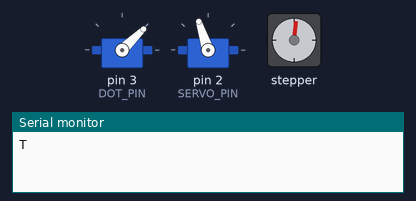
The sketch below on a simulated Arduino Uno, built with avr-gcc and run on an emulated ATmega328P. Shown: 2 × servo, stepper motor, the last lines printed to the serial monitor. Stepper angles assume 512 steps per turn.

Above: at 0.25 s.
At 5.22 s:
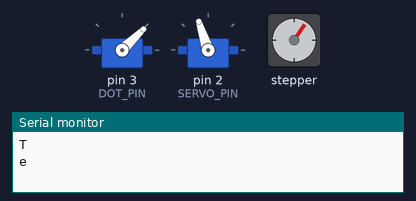
At 13.02 s:
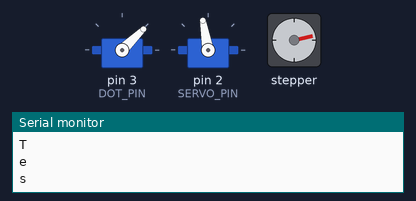
At 19.91 s:
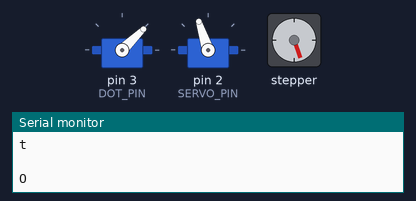
At 26.3 s:
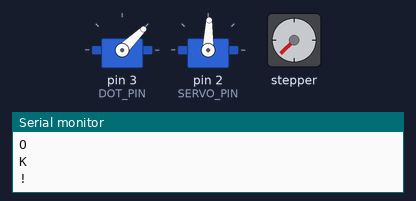
At 37.91 s:
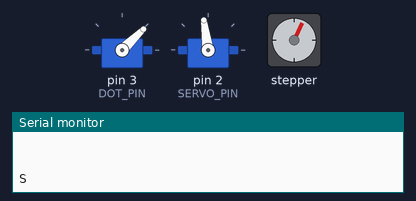
Timing chart, 0 to 40.0 s (numbered marks = the images above):
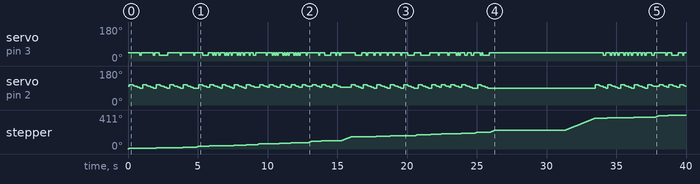

Measured:
- by itself, servo on pin 3 (DOT_PIN): 44° → 31° at 0.85 s, → 44° 0.09 s later, → 31° 0.87 s later, → 44° 0.09 s later, … (126 changes in this stretch)
- by itself, servo on pin 2 (SERVO_PIN): 100° → 108° at 0.11 s, → 103° 0.28 s later, → 100° 0.09 s later, → 98° 0.09 s later, … (242 changes in this stretch)

The sketch:

telegraph.ino
```cpp
//淘宝『有名称的店铺』https://somebodys.taobao.com/
//更新日期 2018/09/07
//Mini Telegraph 电报机 写字程序
//本程序对应商品 https://item.taobao.com/item.htm?spm=a1z10.1-c.w4004-1266050943.20.5eaf3c6eT6FuhE&id=576633734176

//部分系统有不不能正常安装驱动的情况，可以手工安装驱动（CH340 CH341都可以适用）。
//WIN驱动下载链接： https://sparks.gogo.co.nz/assets/_site_/downloads/CH34x_Install_Windows_v3_4.zip
//其他系统请到  https://sparks.gogo.co.nz/ch340.html  （CH34X驱动大全或自行搜索）
//注意，x64的win7系统或者是ghost的系统可能会无法安装驱动。

#include <SoftwareSerial.h>  //蓝牙串口库 没有蓝牙模块也可以通过PC串口传输文字
#include <Servo.h>        //舵机库
#include <Stepper_28BYJ_48.h> //步进电机库文件
//如果没有该lib请按Ctrl+Shift+I 从 库管理器中搜索 Stepper_28BYJ_48，并安装
//上面报错，请观看视频教程 2分30秒起 https://www.bilibili.com/video/BV1ff4y1975o

#include "chars.h"         //点阵字符库

#define SERVO_PIN 2   //写字舵机接口号
#define DOT_PIN   3   //打点舵机接口号


#define DOT_UP_DELAY 80    //打点等待时间
#define DOT_DOWN_DELAY 80   //打点等待时间   //要符合舵机动作幅度的时间，延时过小会导致无法打到

#define DOT_UP 860     //打点舵机提升到的位置，让笔刚好贴到纸上，不能抬的幅度过高
#define DOT_DOWN 999   //下降后的位置
//
#define SERVO_MIN 80   //写字舵机的字顶部位置
#define SERVO_MAX 120   //底部位置

#define SERVO_STEPS 16  //字符的高度，数值越小，字符越大，建议范围（10~30）
#define LINE_TAB 7     //字符的基线位置，过大会超出纸的高度

#define PAPER_STEP 5     //电机走纸幅度，数值越大，字符越扁

#define SERVO_STEP (SERVO_MAX - SERVO_MIN) / SERVO_STEPS

#define SERVO_DELAY SERVO_STEP*5


Servo servo_arm;          //写字舵机
Servo servo_dot;          //打点舵机
Stepper_28BYJ_48 stepper(4,5,6,7);  // 步进电机   in1~4端口 4 5 6 7

SoftwareSerial Bluetooth(0, 1);   // 初始化蓝牙 [RX, TX]    不同型号主板 端口号不同，uno 是 0,1  10,11 都可以

void setup() {
  Bluetooth.begin(9600);
  Serial.begin(9600); //调试代码
   pinMode(DOT_PIN, OUTPUT);
   pinMode(SERVO_PIN, OUTPUT);

  servo_dot.attach(DOT_PIN);
  servo_dot.write(DOT_DOWN);

  servo_arm.attach(SERVO_PIN);
  servo_arm.write((SERVO_MIN + SERVO_MAX) / 2);


  printString("Test OK!");   //测试写一些内容
  delay(5000);

  printString("     Stay hungry, Stay foolish   ");
  delay(2000);
}


int pos = 0;

void dot(int m)  //打一个点
{
  if(m) {
    pos = 1;
    servo_dot.write(DOT_UP);
    delay(DOT_UP_DELAY);
  } else {
    pos = 0;
    servo_dot.write(DOT_DOWN);
    delay(DOT_DOWN_DELAY);
  }
}


void printLine(int b) //画一连续的线
{
  servo_arm.write(SERVO_MAX - (LINE_TAB-2)*SERVO_STEP);
  if(b != 0)
  {
    servo_arm.write(SERVO_MAX - (LINE_TAB-2)*SERVO_STEP);
    delay(SERVO_DELAY*20);
    for (int j = 0; b != 0; j++)
    {
      dot(b&1);
      b >>= 1;
      servo_arm.write(SERVO_MAX - (LINE_TAB+j)*SERVO_STEP);
      delay(SERVO_DELAY);
      }
    dot(0);
  }

  stepper.step(PAPER_STEP); //走纸幅度 可调节，数值越大，字符越扁
}


void printChar(char c)  //打印某一字符
{

int n = 0;
  Serial.println(c);
  for (int i = 0; i < 8; i++)
  {
    if(chars[c][i] != 0)
    {
      printLine(chars[c][i]);
      n++;
    }
    else stepper.step(PAPER_STEP); //走纸幅度 可调节，数值越大，字符越扁
  }
}


void printString(char* str)   //打印一字符串
{
  while(*str != '\0') {
    printChar(*str);
    str+=1;
  }
}

int n;
void loop()
{
  Serial.println(Serial.available());   //等待串口状态，串口一次传递最多64个字符
  if(Bluetooth.available() > 0) {
    servo_dot.attach(DOT_PIN);
    servo_dot.write(DOT_DOWN);
    servo_arm.attach(SERVO_PIN);
    while(Bluetooth.available() > 0) {    //写串口接收到的字符。
      n =  Bluetooth.read();
      if(n >= 31) printChar((char)n);     //ASCII表中31以上的字符才打印。
    }
  }
  servo_dot.detach();
  servo_arm.detach(); //放松舵机，避免持续受力过热
  Bluetooth.write(1);
  delay(1500);
}
```

Source omitted: chars.h (data table, 4634 bytes)
